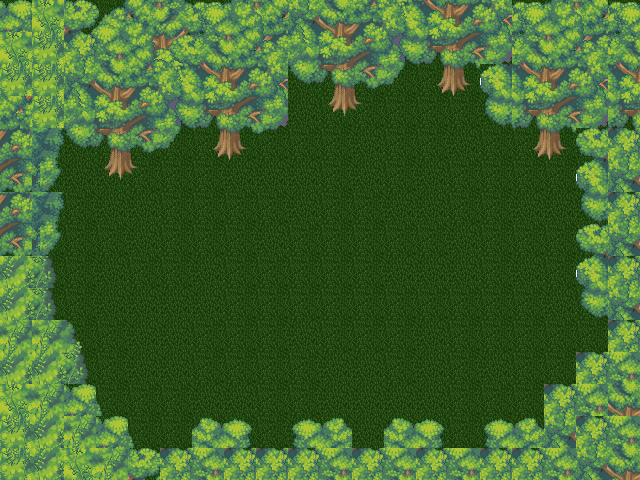

The image is a tile-based game level rendered from a .tmx file. Its description and complete source (layers, tilesets, objects, tile grids) follow:
An orthogonal 20x15 tile map with 32x32 px tiles, 3 tile layers (Bottom (Terrain + Decorations), Middle (Objects/Structures), Top (Foreground)), 3 tilesets.

<map version="1.11" tiledversion="1.11.2" orientation="orthogonal" renderorder="right-down" width="20" height="15" tilewidth="32" tileheight="32" infinite="0" nextlayerid="8" nextobjectid="6">
 <tileset firstgid="1" source="../../tiled_projects/odyssey_tileset_part1.tsx" />
 <tileset firstgid="3585" source="../../tiled_projects/odyssey_tileset_part2.tsx" />
 <tileset firstgid="6980" source="../../tiled_projects/collision_tileset.tsx" />
 <layer id="1" name="Bottom (Terrain + Decorations)" width="20" height="15">
  <properties>
   <property name="layer_type" value="bottom" />
  </properties>
  <data encoding="csv">
568,33,568,568,33,33,568,33,33,568,33,33,33,33,33,568,568,568,568,568,
568,33,568,568,33,33,568,33,33,568,33,33,568,568,568,568,33,568,568,568,
33,568,568,33,568,33,33,568,568,33,568,568,568,568,568,33,33,568,568,33,
568,568,33,33,33,568,33,568,568,33,568,568,568,568,568,33,33,33,33,568,
568,33,33,568,568,568,568,568,568,568,568,33,568,568,33,568,568,568,33,33,
568,33,33,33,568,568,568,33,33,33,568,33,568,33,568,568,568,568,568,568,
568,33,568,33,33,568,568,568,568,33,568,568,33,33,568,568,33,33,33,33,
568,568,568,568,33,568,568,568,33,568,568,568,568,568,33,568,568,568,568,568,
568,568,568,33,568,568,33,568,568,568,568,568,33,33,33,568,33,568,33,33,
568,568,568,33,33,33,33,568,568,568,568,568,568,568,568,568,568,33,568,568,
568,33,568,568,33,33,568,568,568,33,568,568,568,33,568,568,568,568,568,568,
568,568,568,568,33,33,568,568,568,568,33,33,568,33,568,33,568,568,568,33,
568,568,33,568,568,568,33,33,568,568,33,33,33,33,568,568,568,568,568,568,
568,568,568,568,568,568,568,568,568,33,568,33,33,33,568,568,33,568,568,568,
568,568,568,33,33,568,33,33,568,568,568,568,33,33,568,568,568,568,568,568
</data>
 </layer>
 <layer id="2" name="Middle (Objects/Structures)" width="20" height="15">
  <properties>
   <property name="layer_type" value="middle" />
  </properties>
  <data encoding="csv">
6799,6680,6756,6757,6758,6759,6760,6761,6762,6770,6771,6772,6773,6774,6775,6776,6760,6761,6762,6760,
6680,6687,6763,6764,6765,6766,6767,6768,6769,6777,6778,6779,6780,6781,6782,6783,6767,6768,6769,6767,
6687,6687,6770,6771,6772,6773,6774,6775,6776,6784,6785,6786,6787,6788,6789,6721,6774,6775,6776,6774,
6813,6687,6777,6778,6779,6780,6781,6782,6783,0,6792,6793,0,0,0,6728,6781,6782,6783,6781,
6820,6821,6784,6785,6786,6787,6788,6789,6790,0,0,0,0,0,0,0,6788,6789,6714,6763,
6827,6828,0,6792,6793,0,0,0,0,0,0,0,0,0,0,0,0,0,6721,6770,
6820,6821,0,0,0,0,0,0,0,0,0,0,0,0,0,0,0,0,6728,6763,
6827,6828,0,0,0,0,0,0,0,0,0,0,0,0,0,0,0,0,6714,6770,
6688,6689,0,0,0,0,0,0,0,0,0,0,0,0,0,0,0,0,6721,6763,
6688,6689,0,0,0,0,0,0,0,0,0,0,0,0,0,0,0,0,6728,6770,
6681,6681,6682,0,0,0,0,0,0,0,0,0,0,0,0,0,0,0,6735,6763,
6688,6688,6689,0,0,0,0,0,0,0,0,0,0,0,0,0,0,0,6763,6764,
6680,6681,6799,6800,0,0,0,0,0,0,0,0,0,0,0,0,0,6763,6764,6771,
6687,6688,6681,6799,6800,0,6751,6752,6753,6754,6755,0,6751,6752,6753,6754,6755,6770,6763,6764,
6687,6688,6680,6681,6756,6763,6764,6763,6763,6763,6764,6763,6764,6763,6764,6763,6763,6764,6770,6771
</data>
 </layer>
 <layer id="3" name="Top (Foreground)" width="20" height="15" offsetx="0" offsety="1">
  <properties>
   <property name="layer_type" value="foreground" />
  </properties>
  <data encoding="csv">
0,0,0,0,0,0,0,0,0,0,0,0,0,0,0,0,0,0,0,0,
0,0,0,0,0,0,0,0,0,0,0,0,0,0,0,0,0,0,0,0,
0,0,0,0,0,0,0,0,0,0,0,0,0,0,0,0,0,0,0,0,
0,0,0,0,0,0,0,0,0,0,0,0,0,0,0,0,0,0,0,0,
0,0,0,0,0,0,0,0,0,0,0,0,0,0,0,0,0,0,0,0,
0,0,0,0,0,0,0,0,0,0,0,0,0,0,0,0,0,0,0,0,
0,0,0,0,0,0,0,0,0,0,0,0,0,0,0,0,0,0,0,0,
0,0,0,0,0,0,0,0,0,0,0,0,0,0,0,0,0,0,0,0,
0,0,0,0,0,0,0,0,0,0,0,0,0,0,0,0,0,0,0,0,
0,0,0,0,0,0,0,0,0,0,0,0,0,0,0,0,0,0,0,0,
0,0,0,0,0,0,0,0,0,0,0,0,0,0,0,0,0,0,0,0,
0,0,0,0,0,0,0,0,0,0,0,0,0,0,0,0,0,0,0,0,
0,0,0,0,0,0,0,0,0,0,0,0,0,0,0,0,0,0,0,0,
0,0,0,0,0,0,0,0,0,0,0,0,0,0,0,0,0,0,0,0,
0,0,0,0,0,0,0,0,0,0,0,0,0,0,0,0,0,0,0,0
</data>
 </layer>
 <objectgroup id="4" name="Collision" />
 <objectgroup id="7" name="NPCSpawns" />
</map>